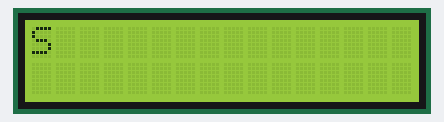
Bench run of a sketch on a simulated Arduino Uno, built with avr-gcc and run on an emulated ATmega328P. Shown: 16×2 character LCD.

Above: at 0.1 s.
At 4.1 s:
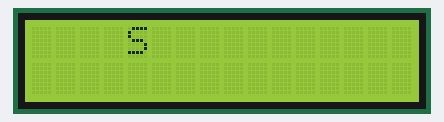
At 9.1 s:
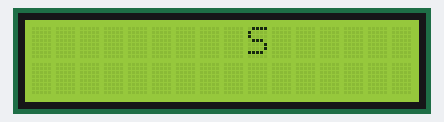
At 19.1 s:
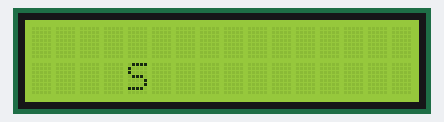
At 28.1 s:
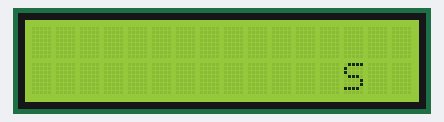
At 38.1 s:
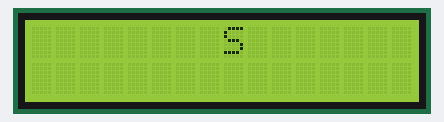

The sketch:

sketch_apr06a.ino
```cpp
#include <LiquidCrystal.h>

#define REGISTER_SELECT 13
#define ENABLE 12
#define D4 8
#define D5 9
#define D6 10
#define D7 11

LiquidCrystal lcd(REGISTER_SELECT, ENABLE, D4, D5, D6, D7);

int lastPosition = 0;
int cursorRow = 0;

//shiftChar
char shiftChar = 'S';


void setup() {
  lcd.begin(16, 2);
  lcd.clear();
}

void loop() {
  if(lastPosition >= 15){
    lcd.clear();
    lastPosition = 0;
    if(cursorRow == 0){
      cursorRow = 1;
      lcd.clear();
    }
    else{
      cursorRow = 0;
      lcd.clear();
    }
  }
  lcd.setCursor(0, cursorRow);
  lcd.print(shiftChar);
  if(lastPosition != 0){
    lcd.scrollDisplayRight();
  }
  delay(1000);
  lastPosition ++;
}
```

Measured:
- what the display in image 1 shows lasts 1.0 s, from 4.1 s to 5.1 s
